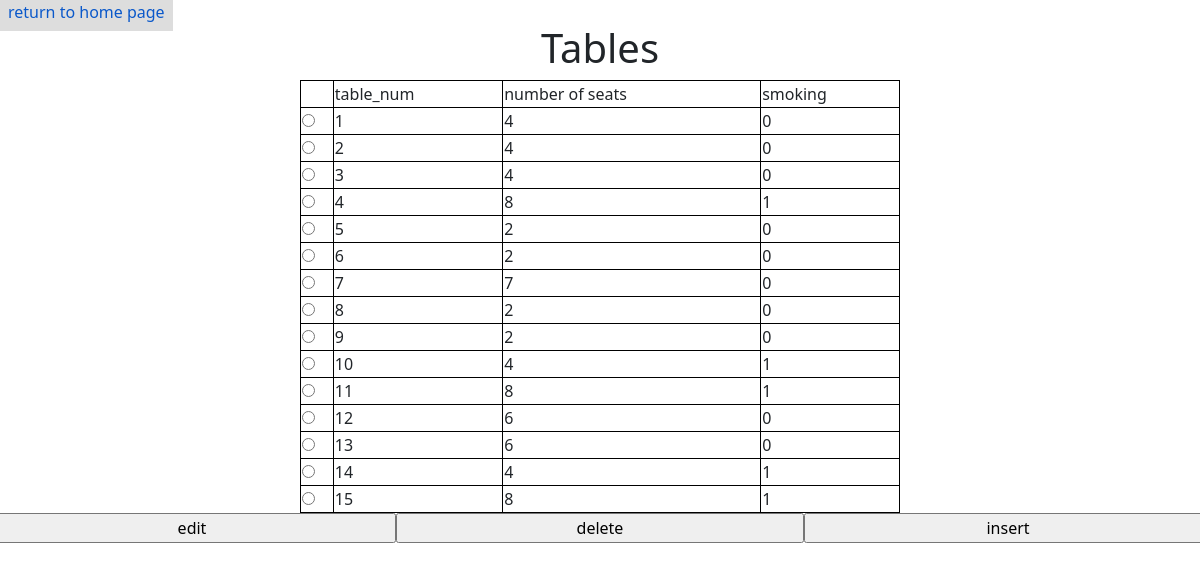
Page /admin/content.php?p=1 (signed in) on the committed database.
### tables this page shows
CREATE TABLE `tables` (
  `table_number` int(11) NOT NULL,
  `num_of_seats` int(11) NOT NULL,
  `smoking` tinyint(1) NOT NULL
);

### admin/content.php (the view, shortened to what this page needs)
<?php
require_once "../db_config.php";
?>
<!DOCTYPE html>
<html lang="en">
<head>
    <link rel="stylesheet" href="../css/style.css">
    <link rel="stylesheet" href="../css/bootstrap.min.css">
</head>
<body>
    <a href="index.php" class="button-custom ">return to home page</a>
    <?php
    $sql="";
    echo "<table class=\"table-design\">";
        if($_GET["p"]==1)
        {
            echo "<h1 class=\"text-center\">Tables</h1>";
            $sql="select * from tables";
            echo "<tr><td></td><td>table_num</td>
            <td>number of seats</td><td>smoking</td></tr>";
        }
        echo "<form method=\"get\" action=\"content.php\">";
        $result=$conn->prepare($sql);
        try{
        $result->execute();
        }
        catch(Exception $e)
        {
            header("location:index.php?p=1");
        }
        $result->setFetchMode(PDO::FETCH_NUM);
        while($row=$result->fetch())
        {
            echo "<tr>";
            echo "<td><input type=\"radio\" name=\"value\" value=\"$row[0]\">";
            echo "</td>";
            foreach($row as $rows)
            {
                echo "<td>$rows</td>";
            }
            echo "</tr>";
        }
        echo "</table>";
        if($_GET["p"]==1)
        {
            echo "<div class=\"row\">";
            echo "<input type=\"submit\" name=\"v\" value=\"edit\" class=\"button-size col-4\">";
            echo "<input type=\"submit\" name=\"v\" value=\"delete\" class=\"button-size col-4\">";
            echo "<input type=\"submit\" name=\"v\" value=\"insert\" class=\"button-size col-4\">";
        }
    ?>
</body>
</html>

### css/style.css (style rules this page uses)
.table-design { width: 50%; margin: auto; border: 1px solid black; }
.button-size { width: 50%; margin: auto; }
.table-design td { border: 1px solid black; width: auto; }
.button-custom { background-color: #bbbbbb; text-decoration: none; color: #111111; width: 100%; padding: 0.5em; border: 5px; }

### rows in the picture
tables: table_number "1", num_of_seats "4", smoking "0"
tables: table_number "2", num_of_seats "4", smoking "0"
tables: table_number "3", num_of_seats "4", smoking "0"
tables: table_number "4", num_of_seats "8", smoking "1"
tables: table_number "5", num_of_seats "2", smoking "0"
tables: table_number "6", num_of_seats "2", smoking "0"
tables: rows "7", smoking "0"
tables: table_number "8", num_of_seats "2", smoking "0"
tables: table_number "9", num_of_seats "2", smoking "0"
tables: table_number "10", num_of_seats "4", smoking "1"
tables: table_number "11", num_of_seats "8", smoking "1"
tables: table_number "12", num_of_seats "6", smoking "0"
tables: table_number "13", num_of_seats "6", smoking "0"
tables: table_number "14", num_of_seats "4", smoking "1"
tables: table_number "15", num_of_seats "8", smoking "1"
